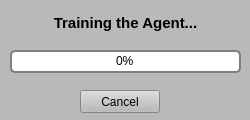
   <widget class="QWidget" name="ProgessWindow" native="true">
    <property name="geometry">
     <rect>
      <x>125</x>
      <y>213</y>
      <width>250</width>
      <height>120</height>
     </rect>
    </property>
    <property name="styleSheet">
     <string notr="true">background-color: rgb(185, 185, 185);</string>
    </property>
    <widget class="QProgressBar" name="progressBar">
     <property name="geometry">
      <rect>
       <x>10</x>
       <y>50</y>
       <width>231</width>
       <height>23</height>
      </rect>
     </property>
     <property name="styleSheet">
      <string notr="true">QProgressBar {
	background: white;
	border: 2px solid grey;
	border-radius: 5px;
	text-align: center;
	color: black; 
}

QProgressBar::chunk {
	background-color: rgb(255, 85, 0);
	width: 20px;
	margin: 0.5px;
}</string>
     </property>
     <property name="maximum">
      <number>1000000</number>
     </property>
     <property name="value">
      <number>0</number>
     </property>
     <property name="invertedAppearance">
      <bool>false</bool>
     </property>
    </widget>
    <widget class="QTextBrowser" name="AgentProgressLabel">
     <property name="geometry">
      <rect>
       <x>-10</x>
       <y>10</y>
       <width>271</width>
       <height>31</height>
      </rect>
     </property>
     <property name="styleSheet">
      <string notr="true">color: black;
border: none;</string>
     </property>
     <property name="html">
      <string>&lt;!DOCTYPE HTML PUBLIC &quot;-//W3C//DTD HTML 4.0//EN&quot; &quot;http://www.w3.org/TR/REC-html40/strict.dtd&quot;&gt;
&lt;html&gt;&lt;head&gt;&lt;meta name=&quot;qrichtext&quot; content=&quot;1&quot; /&gt;&lt;style type=&quot;text/css&quot;&gt;
p, li { white-space: pre-wrap; }
&lt;/style&gt;&lt;/head&gt;&lt;body style=&quot; font-family:'Sans Serif'; font-size:9pt; font-weight:400; font-style:normal;&quot;&gt;
&lt;p align=&quot;center&quot; style=&quot; margin-top:0px; margin-bottom:0px; margin-left:0px; margin-right:0px; -qt-block-indent:0; text-indent:0px;&quot;&gt;&lt;span style=&quot; font-size:11pt; font-weight:600;&quot;&gt;Training the Agent...&lt;/span&gt;&lt;/p&gt;&lt;/body&gt;&lt;/html&gt;</string>
     </property>
    </widget>
    <widget class="QPushButton" name="CancelAgentButton">
     <property name="geometry">
      <rect>
       <x>80</x>
       <y>90</y>
       <width>80</width>
       <height>23</height>
      </rect>
     </property>
     <property name="styleSheet">
      <string notr="true">color: black;</string>
     </property>
     <property name="text">
      <string>Cancel</string>
     </property>
    </widget>
   </widget>
